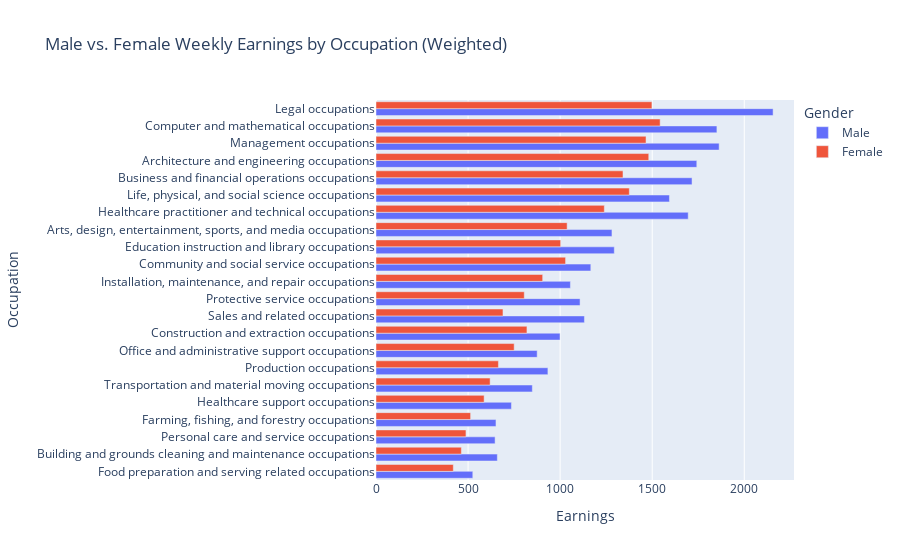

Source (notebook cell):
### Code cell
df_compare = weighted_means[['Male', 'Female']].reset_index()

fig2 = px.bar(
    df_compare.melt(id_vars='Occupation', value_vars=['Male', 'Female'], var_name='Gender', value_name='Earnings'),
    x='Earnings',
    y='Occupation',
    color='Gender',
    barmode='group',
    title='Male vs. Female Weekly Earnings by Occupation (Weighted)'
)

fig2.update_layout(yaxis={'categoryorder': 'total ascending'})
fig2.show()

### Figure 1 — Plotly figure (JSON) as saved in the notebook; plotly's stock layout.template omitted (floating-point values rounded to 4 significant figures)
{"data": [{"alignmentgroup": "True", "hovertemplate": "Gender=Male<br>Earnings=%{x}<br>Occupation=%{y}<extra></extra>", "legendgroup": "Male", "marker": {"color": "#636efa", "pattern": {"shape": ""}}, "name": "Male", "offsetgroup": "Male", "orientation": "h", "showlegend": true, "textposition": "auto", "type": "bar", "x": [1742.0, 1281.0, 658.9, 1716.0, 1167.0, 1851.0, 999.3, 1294.0, 651.6, 525.6, 1696.0, 735.5, 1056.0, 2157.0, 1594.0, 1863.0, 875.3, 646.7, 933.6, 1108.0, 1132.0, 849.0], "xaxis": "x", "y": ["Architecture and engineering occupations", "Arts, design, entertainment, sports, and media occupations", "Building and grounds cleaning and maintenance occupations", "Business and financial operations occupations", "Community and social service occupations", "Computer and mathematical occupations", "Construction and extraction occupations", "Education instruction and library occupations", "Farming, fishing, and forestry occupations", "Food preparation and serving related occupations", "Healthcare practitioner and technical occupations", "Healthcare support occupations", "Installation, maintenance, and repair occupations", "Legal occupations", "Life, physical, and social science occupations", "Management occupations", "Office and administrative support occupations", "Personal care and service occupations", "Production occupations", "Protective service occupations", "Sales and related occupations", "Transportation and material moving occupations"], "yaxis": "y"}, {"alignmentgroup": "True", "hovertemplate": "Gender=Female<br>Earnings=%{x}<br>Occupation=%{y}<extra></extra>", "legendgroup": "Female", "marker": {"color": "#EF553B", "pattern": {"shape": ""}}, "name": "Female", "offsetgroup": "Female", "orientation": "h", "showlegend": true, "textposition": "auto", "type": "bar", "x": [1481.0, 1038.0, 463.6, 1341.0, 1029.0, 1543.0, 819.7, 1003.0, 513.8, 419.8, 1240.0, 587.1, 905.1, 1498.0, 1376.0, 1466.0, 750.4, 488.5, 664.8, 805.2, 689.6, 619.7], "xaxis": "x", "y": ["Architecture and engineering occupations", "Arts, design, entertainment, sports, and media occupations", "Building and grounds cleaning and maintenance occupations", "Business and financial operations occupations", "Community and social service occupations", "Computer and mathematical occupations", "Construction and extraction occupations", "Education instruction and library occupations", "Farming, fishing, and forestry occupations", "Food preparation and serving related occupations", "Healthcare practitioner and technical occupations", "Healthcare support occupations", "Installation, maintenance, and repair occupations", "Legal occupations", "Life, physical, and social science occupations", "Management occupations", "Office and administrative support occupations", "Personal care and service occupations", "Production occupations", "Protective service occupations", "Sales and related occupations", "Transportation and material moving occupations"], "yaxis": "y"}], "layout": {"barmode": "group", "legend": {"title": {"text": "Gender"}, "tracegroupgap": 0}, "title": {"text": "Male vs. Female Weekly Earnings by Occupation (Weighted)"}, "xaxis": {"anchor": "y", "domain": [0, 1], "title": {"text": "Earnings"}}, "yaxis": {"anchor": "x", "categoryorder": "total ascending", "domain": [0, 1], "title": {"text": "Occupation"}}}}
